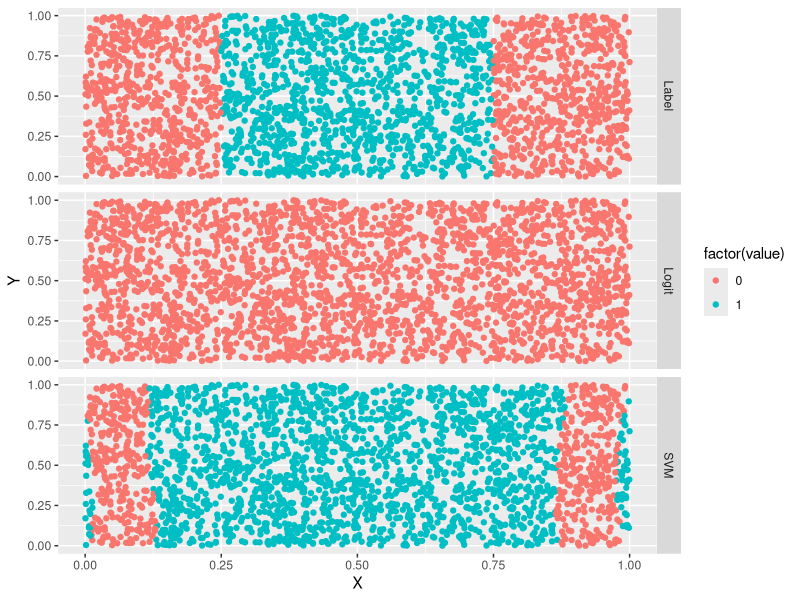
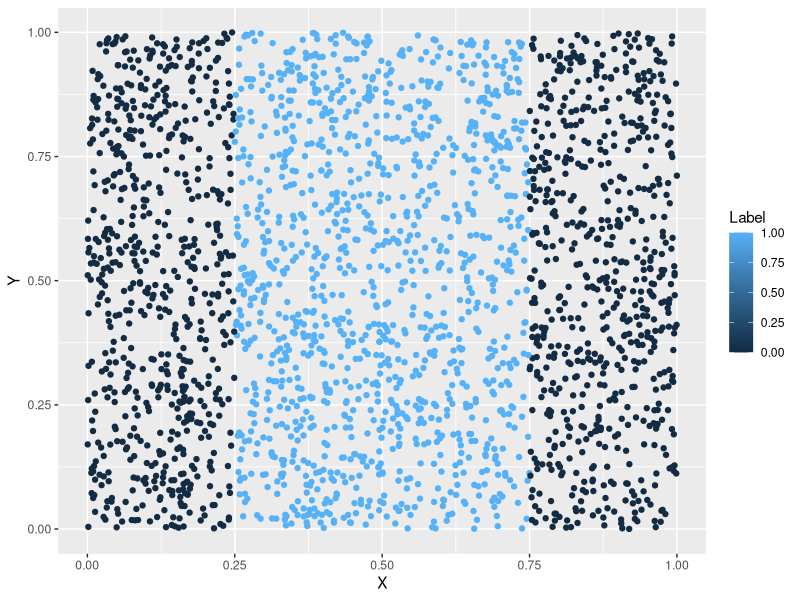

The R script that drew these images, in order:
setwd('C:\\Users\\Ivan.Liuyanfeng\\Desktop\\Data_Mining_Work_Space\\Model-Comparison')
require(ggplot2)
list.files('data')
df <- read.csv('data/df.csv')
head(df)
# data visualization
png('df.png')
ggplot(data = df,aes(x=X,y=Y,color=Label))+geom_point()
dev.off()

# model test
logit.fit <- glm(Label~.,family=binomial(link='logit'),data=df)
logit.prediction <- ifelse(predict(logit.fit)>0,1,0)
mean(with(df,logit.prediction==Label))
mean(with(df,0==Label))

# SVMs
library(e1071)
svm.fit <- svm(Label~.,data=df)
svm.predictions <- ifelse(predict(svm.fit)>0,1,0)
mean(with(df,svm.predictions==Label))

# plot predictions
df <- cbind(df,data.frame(Logit=ifelse(predict(logit.fit)>0,1,0),SVM=ifelse(predict(svm.fit)>0,1,0)))
head(df)
require(reshape2)
predictions <- melt(df,id.vars=c('X','Y'))
head(predictions)
ggplot(predictions, aes(X,Y, color=factor(value)))+geom_point()+facet_grid(variable~.)
